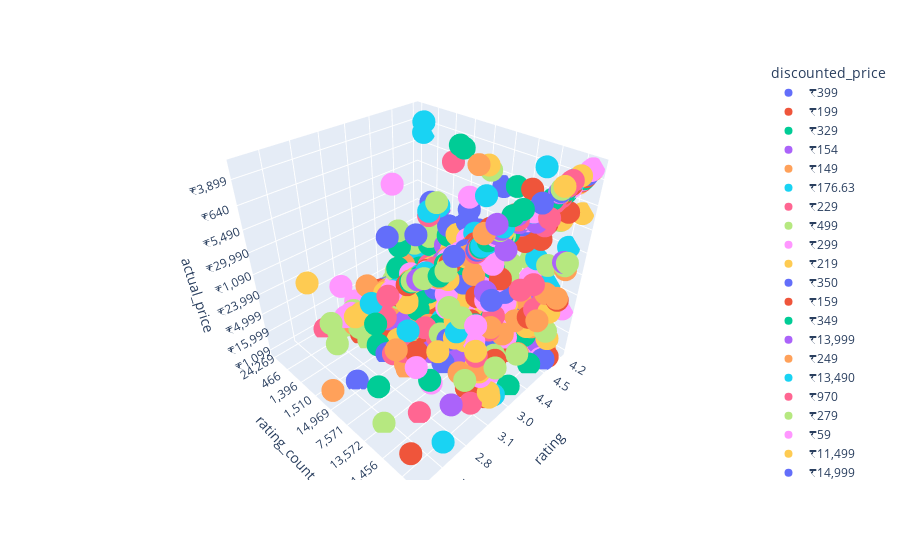

Notebook code cell kept with this figure:
### Markdown cell above
# Make a 3D Plot

### Code cell
# Make a Scatter plot of df_1 with Plotly:
fig = px.scatter_3d(df, x='rating', y='rating_count', z='actual_price', color='discounted_price')
fig.show()
